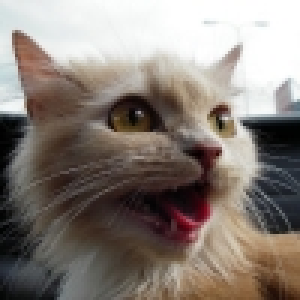
#> input picture Training_set_images/cat.jpg, 100 x 100 px, given in place of the camera (shown 3 times larger)
$ python roiTest.py
#> lines starting #> are read from the running program, lines starting #| are printed output that depends on the picture; after the words box and inside, x2 and y2 are one past the last pixel; in counts of white or black regions, pixels touching at a corner belong together
import cv2
import numpy as np

# original image
cap = cv2.VideoCapture(0)
#image = cv2.imread('image.png')
_, image = cap.read()
#> image is the input picture: shape (100, 100, 3); mean B, G, R 119.7, 126.7, 136.1

print(image.shape)
#| (100, 100, 3)

# mask (of course replace corners with yours)
mask = np.zeros(image.shape, dtype=np.uint8)
#roi_corners = np.array([[(10,10), (300, 10) , (300,300), (10,300)]], dtype=np.int32)

roi_corners = np.array([[(int(cap.get(3)/2) - 20,  int(cap.get(4)/2)), (int(cap.get(3)/2) + 20,  int(cap.get(4)/2)), (0, int(cap.get(4))),
(int(cap.get(3)), int(cap.get(4)))]])

white = (255, 255, 255)
cv2.fillPoly(mask, roi_corners, white)
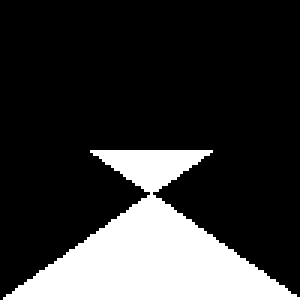
#> mask: shape (100, 100, 3) (shown 3 times larger); 21.3% white; 1 white region, box (x1, y1, x2, y2) and area: (1, 50, 100, 100) 2128

while True:

	_, image = cap.read()

	# apply the mask
	masked_image = cv2.bitwise_and(image, mask)
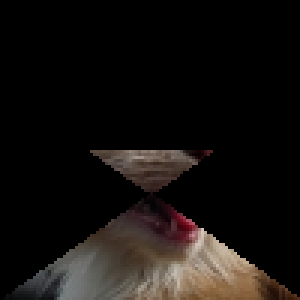
#> masked_image: shape (100, 100, 3) (shown 3 times larger); mean B, G, R 15.2, 17.5, 20.9

	#_, thresh = cv2.threshold(masked_image, 127, 255, 0)
	thresh = cv2.Canny(masked_image, 127, 255)
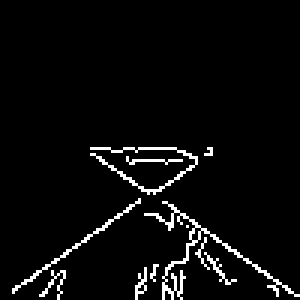
#> thresh: shape (100, 100) (shown 3 times larger); 4.3% white in thin lines or dots, all inside (x1, y1, x2, y2) = (4, 49, 100, 100)

	cnts,_ = cv2.findContours(thresh, cv2.RETR_EXTERNAL, cv2.CHAIN_APPROX_SIMPLE)
#> cnts = 11 contours, 9 with area under 20; largest, box (x1, y1, x2, y2) and area: (48, 67, 100, 100) 52, (4, 66, 47, 98) 20

	# display your handywork
	cv2.imshow('masked image', masked_image)
	cv2.imshow('thresh after', thresh)

	k = cv2.waitKey(10) & 0xFF
#> (key q is pressed here)
	if k == 27 or k ==ord('q'):
		break

cv2.waitKey()
cv2.destroyAllWindows()
